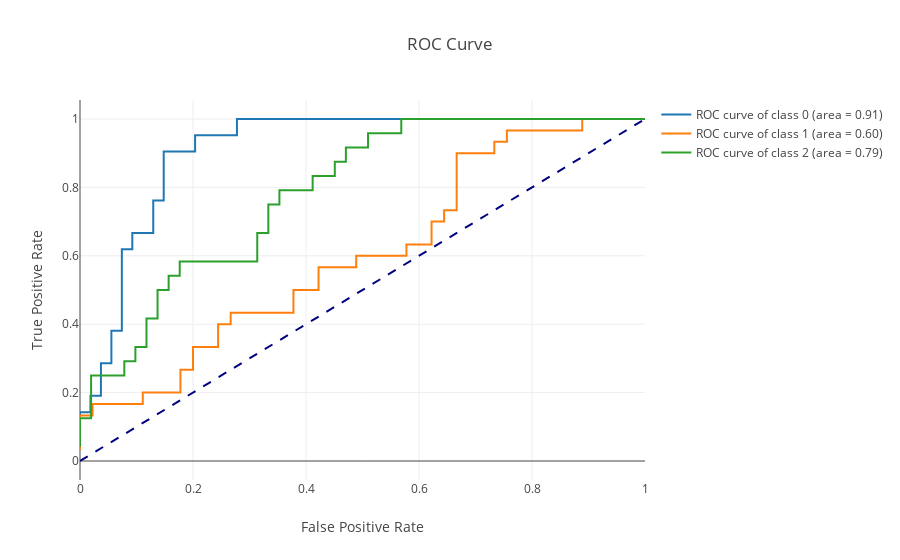

The notebook cell this image was saved under:
### Code cell
roc_plot_handler = MultipleClassROCPlotHandler(y_score,y_test,class_names)
roc_plot_handler.plot()
